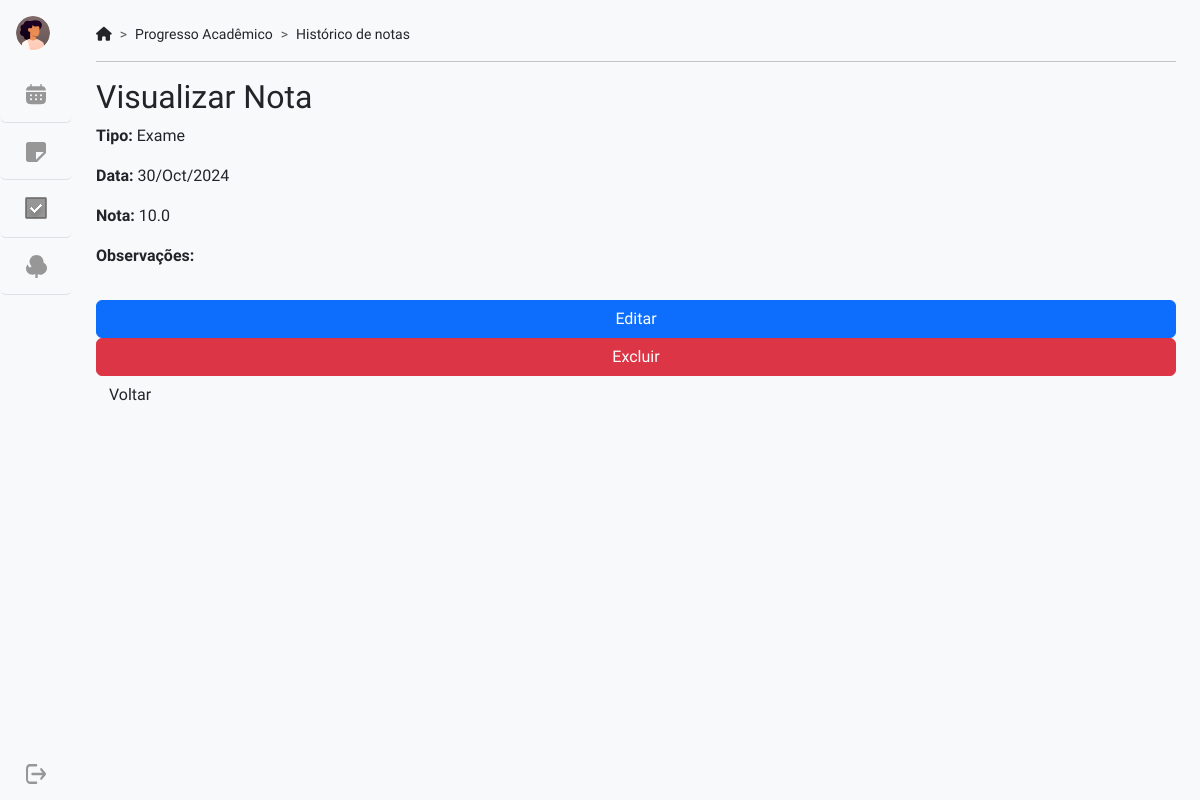
The page /historico/notas/16 on the database its author committed.
### historico/models.py (models this page shows, shortened)
class Nota(models.Model):
    TIPO_CHOICES = [
        ('Exame', 'Exame'),
        ('Trabalho', 'Trabalho'),
    ]
    disciplina = models.ForeignKey(Disciplina, on_delete=models.CASCADE)
    tipo = models.CharField(max_length=10, choices=TIPO_CHOICES)
    nota = models.FloatField()
    created_at = models.DateTimeField(default=now, editable=False)
    updated_at = models.DateTimeField(auto_now=True)
    observacoes = models.TextField()
    REQUIRED_FIELDS = ["disciplina", "tipo", "nota"]

### historico/views.py (the view)
# urls.py: path('notas/<int:nota_id>', views.visualizar_nota, name='visualizar_nota'),
def visualizar_nota(request, nota_id=None):
    nota = get_object_or_404(Nota, id=nota_id)
    return render(request, "notas/visualizar.html", {"nota": nota})

### historico/templates/notas/visualizar.html (shortened to what this page needs)
{% extends "base_generic.html" %}
{% load static %}
{% load django_bootstrap5 %}
{% block content %}
  <h2>Visualizar Nota</h2>
  <p>
    <strong>Tipo:</strong> {{ nota.tipo }}
  </p>
  <p>
    <strong>Data:</strong> {{ nota.created_at|date:"d/M/Y" }}
  </p>
  <p>
    <strong>Nota:</strong> {{ nota.nota }}
  </p>
  <p>
    <strong>Observações:</strong>
  </p>
  {% url "historico:excluir_nota" nota.id as excluir_nota_url %}
  {% url "historico:editar_nota" nota.id as editar_nota_url %}
  {% bootstrap_button button_type="link" href=editar_nota_url content="Editar" button_class="btn btn-primary" %}
  {% bootstrap_button button_type="link" href=excluir_nota_url content="Excluir" button_class="btn btn-danger" %}
  <a href="{% url 'historico:index' %}" class="btn btn-secundary">Voltar</a>
{% endblock content %}

### app_tudo_list/static/css/style.css (style rules this page uses)
body { font-family: 'Zen Kaku Gothic Antique', sans-serif; background-color: #f8f9fa; color: #212529; display: flex; flex-direction: column; justify-content: center; align-items: center; height: 100vh; }
button { width: 100%; padding: 0.7rem; border: none; border-radius: 4px; background-color: #000; color: #fff; font-size: 1rem; cursor: pointer; }

### rows shown on the page
Nota: tipo "Exame", created_at "30/Oct/2024", nota "10.0"
